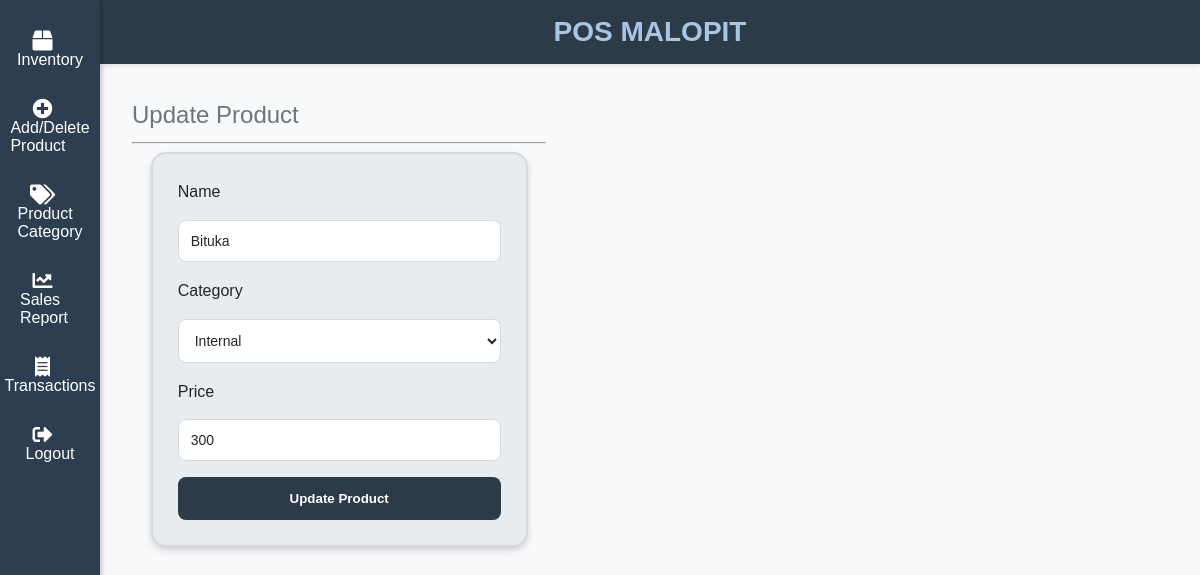
/akt/admin_update_item.php?id=17 (signed in), run on the app's committed database.
### tables this page shows
CREATE TABLE `products` (
  `id` int(11) NOT NULL,
  `category_id` int(11) NOT NULL,
  `name` varchar(60) NOT NULL,
  `quantity` int(11) NOT NULL,
  `price` float NOT NULL,
  `short_description` varchar(255) DEFAULT NULL
);

CREATE TABLE `categories` (
  `id` int(11) NOT NULL,
  `name` varchar(60) NOT NULL
);

### akt/_helper.php (called while the page is built, shortened)
<?php
function get($key) {
    if (isset($_GET[$key])) return trim($_GET[$key]);
    return "";
}

### akt/models/Product.php (called while the page is built, shortened)
<?php
require_once __DIR__.'/../_init.php';
class Product
{
    public function __construct($product)
    {
        $this->id = $product['id'];
        $this->name = $product['name'];
        $this->category_id = $product['category_id'];
        $this->price = floatval($product['price']);
    }
    private function getCategory($product)
    {
        if (isset($product['category_name'])) {
            return new Category([
                'id' => $product['category_id'],
                'name' => $product['category_name']
            ]);
        }
        return Category::find($product['category_id']);
    }
    public static function find($id)
    {
        global $connection;
        try {
            $stmt = $connection->prepare('SELECT products.*, categories.name AS category_name FROM products INNER JOIN categories ON products.category_id = categories.id WHERE products.id=:id');
            $stmt->bindParam('id', $id);
            $stmt->execute();
            $stmt->setFetchMode(PDO::FETCH_ASSOC);
            $result = $stmt->fetchAll();
            if (count($result) >= 1) {
                return new Product($result[0]);
            }
            return null;
        } catch (Exception $e) {
            throw new Exception('Error finding product: ' . $e->getMessage());
        }
    }
}

### akt/_guards.php (called while the page is built, shortened)
<?php
class Guard {
    public static function hasModel($modelClass)
    {
        $model = $modelClass::find(get('id'));
        return $model;
    }
}

### akt/models/Category.php (called while the page is built, shortened)
<?php
require_once __DIR__.'/../_init.php';
class Category
{
    private static $cache = null;
    public function __construct($category)
    {
        $this->id = $category['id'];
        $this->name = $category['name'];
    }
    public static function all()
    {
        global $connection;
        $stmt = $connection->prepare('SELECT * FROM `categories`');
        $stmt->execute();
        $stmt->setFetchMode(PDO::FETCH_ASSOC);
        $result = $stmt->fetchAll();
        static::$cache = array_map(function($item){ return new Category($item); }, $result);
        return static::$cache;
    }
}

### akt/admin_update_item.php (the view, shortened to what this page needs)
<?php
require_once '_guards.php';
$product = Guard::hasModel(Product::class);
$categories = Category::all();
?>
<!DOCTYPE html>
<html>
<head>
    <link rel="stylesheet" type="text/css" href="./css/main.css">
    <link rel="stylesheet" type="text/css" href="./css/admin.css">
    <link rel="stylesheet" type="text/css" href="./css/util.css">
</head>
<body>
    <?php require 'templates/admin_header.php' ?>
    <div class="flex">
        <?php require 'templates/admin_navbar.php' ?>
        <main>
            <div class="wrapper">
                <div class="w-40p">
                    <div class="subtitle">Update Product</div>
                    <hr/>
                    <div class="card">
                        <div class="card-content">
                            <form method="POST" action="function/product_controller.php?action=update&id=<?= $product->id ?>">
                                <div class="form-control">
                                    <label>Name</label>
                                    <input
                                        value="<?= $product->name ?>"
                                        type="text"
                                        name="name"
                                        required=""
                                    />
                                </div>
                                <div class="form-control mt-16">
                                    <label>Category</label>
                                    <select name="category_id" required="">
                                        <?php foreach ($categories as $category) : ?>
                                            <option
                                                value="<?= $category->id ?>"
                                                <?= $category->id === $product->category_id ? 'selected' : '' ?>
                                                ><?= $category->name ?></option>
                                        <?php endforeach; ?>
                                    </select>
                                </div>
                                <div class="form-control mt-16">
                                    <label>Price</label>
                                    <input
                                        value="<?= $product->price ?>"
                                        required=""
                                        type="number"
                                        step=".25"
                                        name="price"
                                    />
                                </div>
                                <div class="mt-16">
                                    <button class="btn btn-primary w-full" type="submit">Update Product</button>
                                </div>
                            </form>
                        </div>
                    </div>
                </div>
            </div>
        </main>
    </div>
</body>
</html>

### akt/css/main.css (style rules this page uses)
body { --shadow: 0 4px 8px rgba(0, 0, 0, 0.1), 0 2px 4px rgba(0, 0, 0, 0.08); --primary-dark: #2D3B48; --primary: #4C6A92; --primary-light: #A8C6E3; --secondary-dark: #343A40; --secondary: #6C757D; --secondary-light: #D6D8DB; --background-light: #F8F9FA; --background-dark: #E9ECEF; --highlight: #FFD700; --success: orange ; --error: #DC3545; --text-primary: #212529; --text-secondary: #495057; --text-muted: #868E96; background: var(--background-light); margin: 0; font-family: "Open Sans", sans-serif; font-size: 16px; color: var(--text-primary); line-height: 1.6; }
body { padding-left: 100px; }
.card { background-color: var(--background-dark); box-shadow: var(--shadow); margin: auto; width: 90%; max-width: 500px; border-radius: 15px; overflow: hidden; border: 2px solid var(--secondary-light); }
.card-content { padding: 25px; }
.form-control { display: flex; flex-direction: column; gap: 15px; }
.form-control input, .form-control select { background-color: #FFFFFF; padding: 12px; border-radius: 8px; border: 1px solid var(--secondary-light); font-size: 14px; color: var(--text-primary); }
.btn { font-weight: 600; padding: 14px 22px; background-color: var(--primary); border: none; border-radius: 8px; cursor: pointer; color: #FFFFFF; transition: background-color 0.3s ease, transform 0.2s ease-in-out; }
.btn-primary { background-color: var(--primary-dark); color: #FFFFFF; }
.btn, .btn-outlined, .form-control input, .form-control select { transition: all 0.3s ease-in-out; }

### akt/css/admin.css (style rules this page uses)
:root { --primary-dark: #2D3B48; --primary: #4C6A92; --primary-light: #A8C6E3; --secondary-dark: #343A40; --secondary: #6C757D; --secondary-light: #D6D8DB; --background-light: #F8F9FA; --background-dark: #E9ECEF; --highlight: #FFD700; --success: #28A745; --error: #DC3545; --text-primary: #212529; --text-secondary: #495057; --text-muted: #868E96; }
.subtitle { font-size: 1.5rem; color: var(--secondary); }
hr { color: var(--secondary-light); }
main { flex-grow: 1; height: calc(100vh - 64px); overflow-y: auto; background-color: var(--background-light); padding: 16px; }
.wrapper { padding: 16px; }

### akt/css/util.css (style rules this page uses)
.mt-16 { margin-top: 16px; }
.flex { display: flex; }
.w-40p { width: 40%; }
.w-full { width: 100%; }

### akt/templates/admin_navbar.php (style rules this page uses)
body { margin: 0; font-family: Arial, sans-serif; }

### data on the page
products: name "Bituka", category_id "Internal", price "300"
